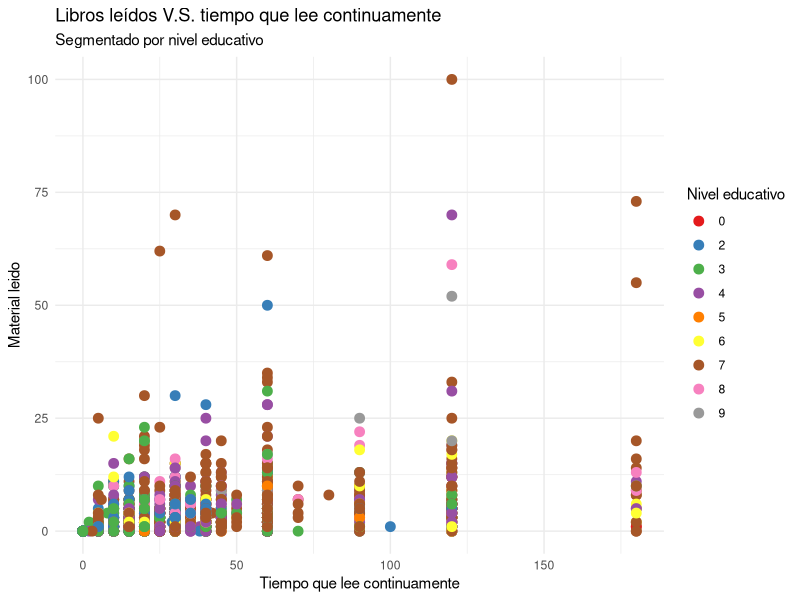
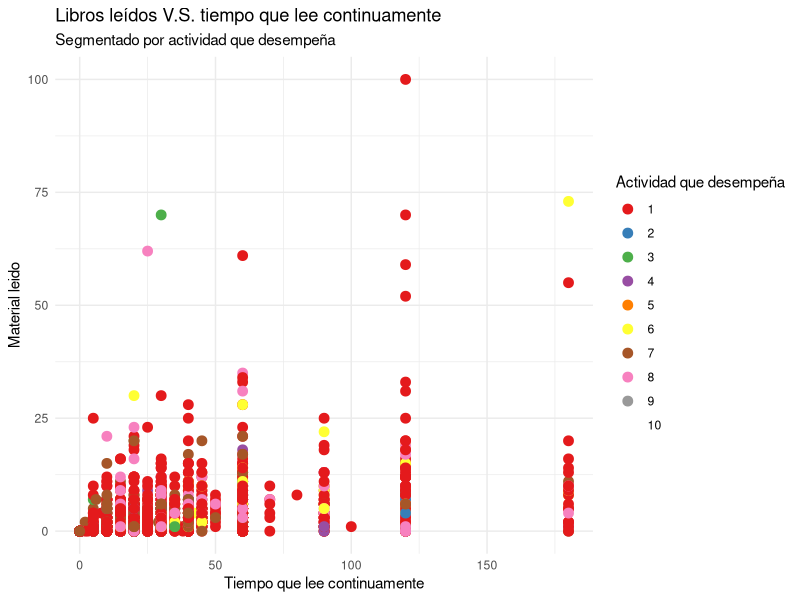
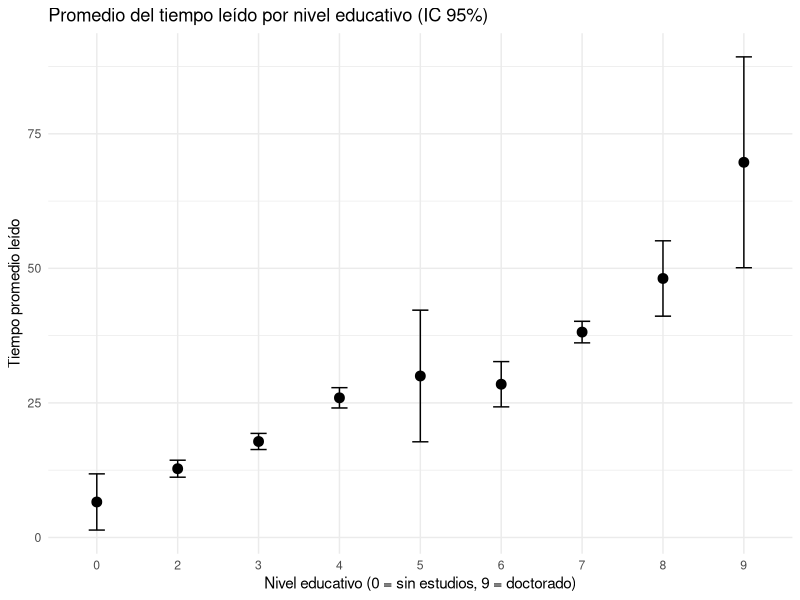
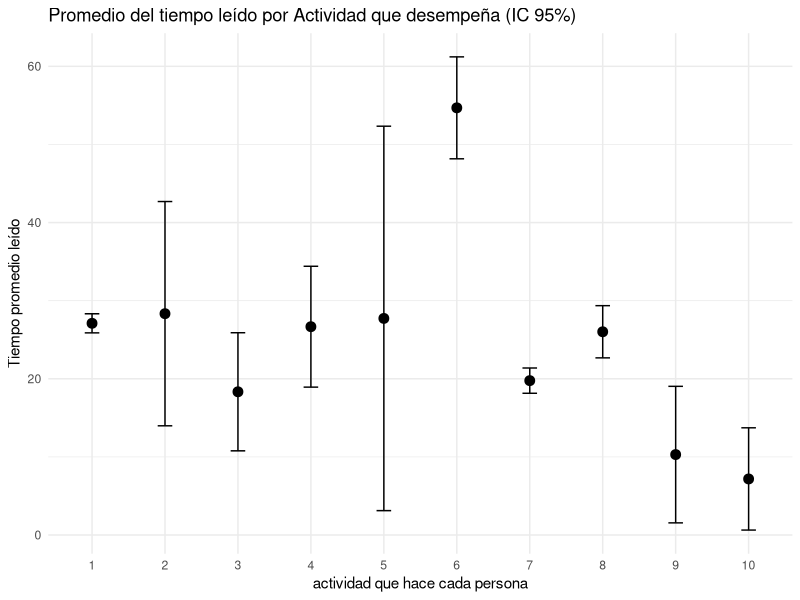
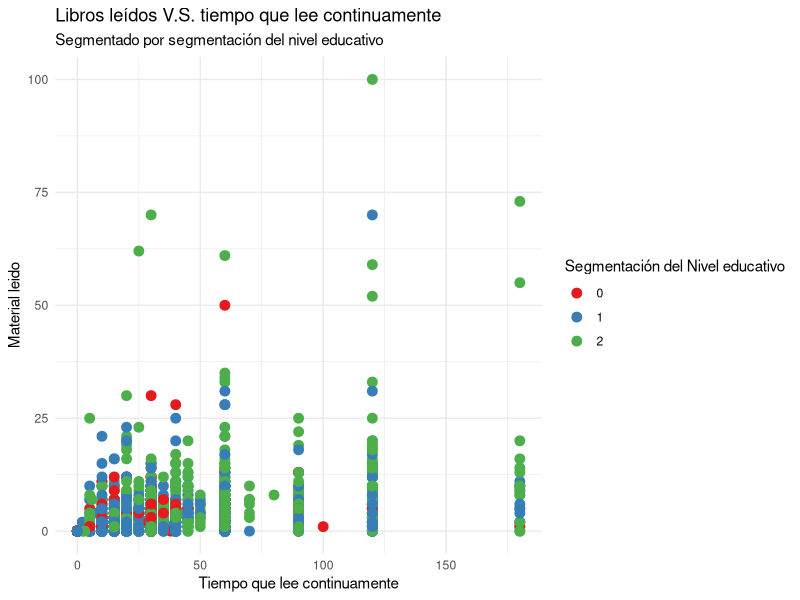
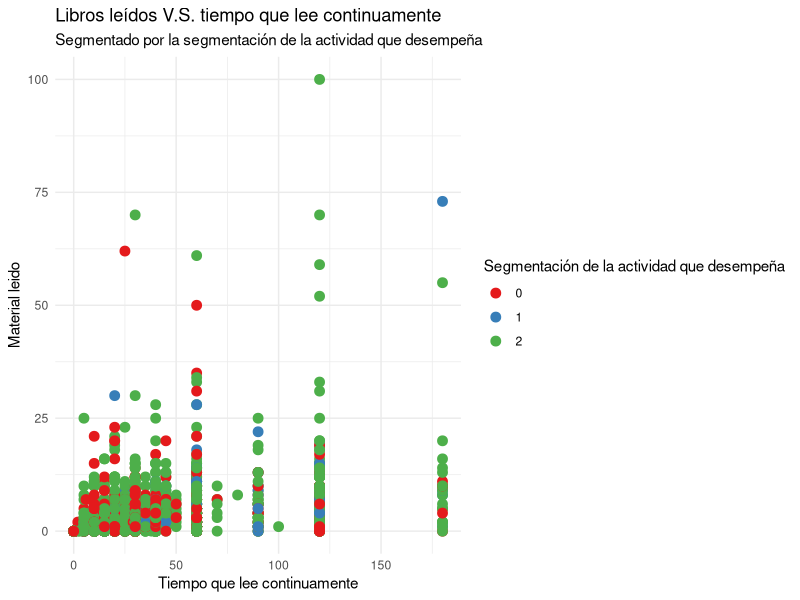
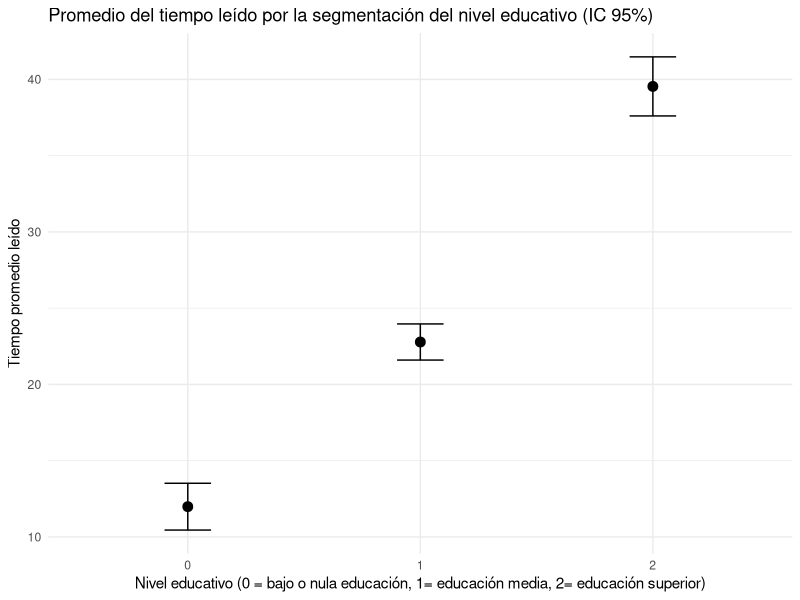
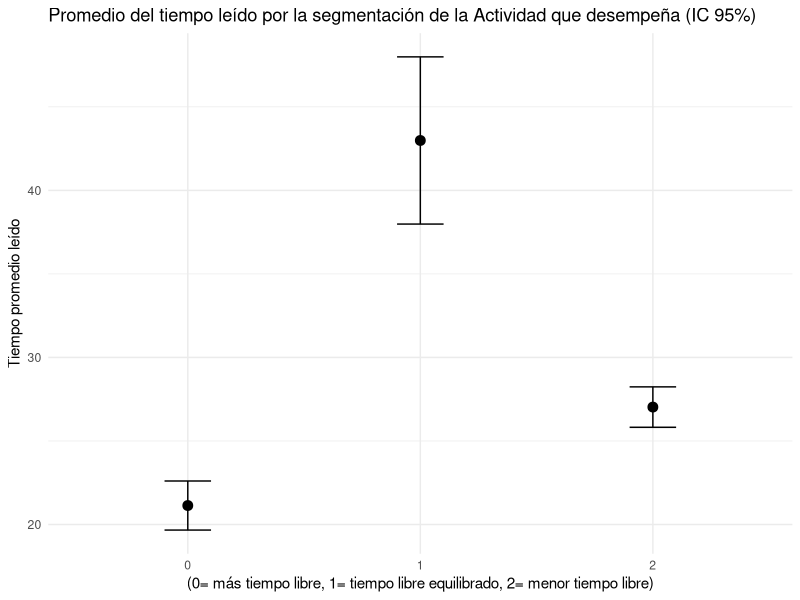

These figures' R source, in order:
## ---- chunk 1
library(tidyverse)
library(here)

Mfinal = read.csv("DATA_NEW.csv")
## ---- chunk 2
ggplot(Mfinal, aes(x=p26, y=material_leido,color=as.factor(nivel)))+ geom_point(size=3) +  scale_color_brewer(palette = "Set1")+ labs(title="Libros leídos V.S. tiempo que lee continuamente", subtitle="Segmentado por nivel educativo", x="Tiempo que lee continuamente",y="Material leido", color="Nivel educativo")+ theme_minimal()
## ---- chunk 3
ggplot(Mfinal, aes(x=p26, y=material_leido,color=as.factor(cond_act)))+ geom_point(size=3, ) +  scale_color_brewer(palette = "Set1")  + labs(title="Libros leídos V.S. tiempo que lee continuamente", subtitle="Segmentado por actividad que desempeña", x="Tiempo que lee continuamente",y="Material leido", color="Actividad que desempeña")+ theme_minimal()
## ---- chunk 4
library(tidyverse)

# Calcular resumen estadístico por nivel educativo
Nivel <- Mfinal %>%
  group_by(nivel) %>% # agrupa por categoría
  summarise(
    n = n(),                              # número de observaciones
    media = mean(p26, na.rm = TRUE),  # promedio
    sd = sd(p26, na.rm = TRUE),       # desviación estándar
    se = sd / sqrt(n),                         # error estándar = s / sqrt(n)
    t_crit = qt(0.975, df = n - 1),            # valor t para 95% de confianza
    IC_inf = media - t_crit * se,              # límite inferior
    IC_sup = media + t_crit * se               # límite superior
  )



ggplot(Nivel, aes(x = factor(nivel), y = media)) +
  geom_point(size = 3, color = "black") +  # puntos del promedio
  geom_errorbar(aes(ymin = IC_inf, ymax = IC_sup), width = 0.2, color = "black") +
  labs(
    title = "Promedio del tiempo leído por nivel educativo (IC 95%)",
    x = "Nivel educativo (0 = sin estudios, 9 = doctorado)",
    y = "Tiempo promedio leído"
  ) +
  theme_minimal()

anova_result <- aov(p26 ~ factor(nivel), data = Mfinal)
summary(anova_result)
## ---- chunk 5
library(tidyverse)
Actividad<-Mfinal %>%
  group_by(cond_act) %>%
  summarise(
    n=n(),
    media=mean(p26, na.rm=TRUE) ,
    sd=sd(p26,na.rm=TRUE),
    se= sd/sqrt(n),
    t_crit=qt(0.975,df=n-1),
    cola_abajo=media-t_crit*se,
    cola_superior= media+t_crit*se
  )

ggplot(Actividad, aes(x = factor(cond_act), y = media)) +
  geom_point(size = 3, color = "black") +  # puntos del promedio
  geom_errorbar(aes(ymin = cola_abajo, ymax = cola_superior), width = 0.2, color = "black") +
  labs(
    title = "Promedio del tiempo leído por Actividad que desempeña (IC 95%)",
    x = "actividad que hace cada persona",
    y = "Tiempo promedio leído"
  ) +
  theme_minimal()


annova<- aov(p26 ~ factor(cond_act),data=Mfinal)
summary(annova)
## ---- chunk 6
ggplot(Mfinal, aes(x=p26, y=material_leido,color=as.factor(nivel_segmentado)))+ geom_point(size=3) +  scale_color_brewer(palette = "Set1")+ labs(title="Libros leídos V.S. tiempo que lee continuamente", subtitle="Segmentado por segmentación del nivel educativo", x="Tiempo que lee continuamente",y="Material leido", color="Segmentación del Nivel educativo")+ theme_minimal()
## ---- chunk 7
ggplot(Mfinal, aes(x=p26, y=material_leido,color=as.factor(cond_act_segmentado)))+ geom_point(size=3, ) +  scale_color_brewer(palette = "Set1")  + labs(title="Libros leídos V.S. tiempo que lee continuamente", subtitle="Segmentado por la segmentación de la actividad que desempeña", x="Tiempo que lee continuamente",y="Material leido", color="Segmentación de la actividad que desempeña")+ theme_minimal()
## ---- chunk 8
library(tidyverse)

# Calcular resumen estadístico por nivel educativo
Nivel <- Mfinal %>%
  group_by(nivel_segmentado) %>% # agrupa por categoría
  summarise(
    n = n(),                              # número de observaciones
    media = mean(p26, na.rm = TRUE),  # promedio
    sd = sd(p26, na.rm = TRUE),       # desviación estándar
    se = sd / sqrt(n),                         # error estándar = s / sqrt(n)
    t_crit = qt(0.975, df = n - 1),            # valor t para 95% de confianza
    IC_inf = media - t_crit * se,              # límite inferior
    IC_sup = media + t_crit * se               # límite superior
  )



ggplot(Nivel, aes(x = factor(nivel_segmentado), y = media)) +
  geom_point(size = 3, color = "black") +  # puntos del promedio
  geom_errorbar(aes(ymin = IC_inf, ymax = IC_sup), width = 0.2, color = "black") +
  labs(
    title = "Promedio del tiempo leído por la segmentación del nivel educativo (IC 95%)",
    x = "Nivel educativo (0 = bajo o nula educación, 1= educación media, 2= educación superior)",
    y = "Tiempo promedio leído"
  ) +
  theme_minimal()

anova_result <- aov(p26 ~ factor(nivel_segmentado), data = Mfinal)
summary(anova_result)

## ---- chunk 9
library(tidyverse)
Actividad<-Mfinal %>%
  group_by(cond_act_segmentado) %>%
  summarise(
    n=n(),
    media=mean(p26, na.rm=TRUE) ,
    sd=sd(p26,na.rm=TRUE),
    se= sd/sqrt(n),
    t_crit=qt(0.975,df=n-1),
    cola_abajo=media-t_crit*se,
    cola_superior= media+t_crit*se
  )

ggplot(Actividad, aes(x = factor(cond_act_segmentado), y = media)) +
  geom_point(size = 3, color = "black") +  # puntos del promedio
  geom_errorbar(aes(ymin = cola_abajo, ymax = cola_superior), width = 0.2, color = "black") +
  labs(
    title = "Promedio del tiempo leído por la segmentación de la Actividad que desempeña (IC 95%)",
    x = "(0= más tiempo libre, 1= tiempo libre equilibrado, 2= menor tiempo libre)",
    y = "Tiempo promedio leído"
  ) +
  theme_minimal()


annova<- aov(p26 ~ factor(cond_act_segmentado),data=Mfinal)
summary(annova)
